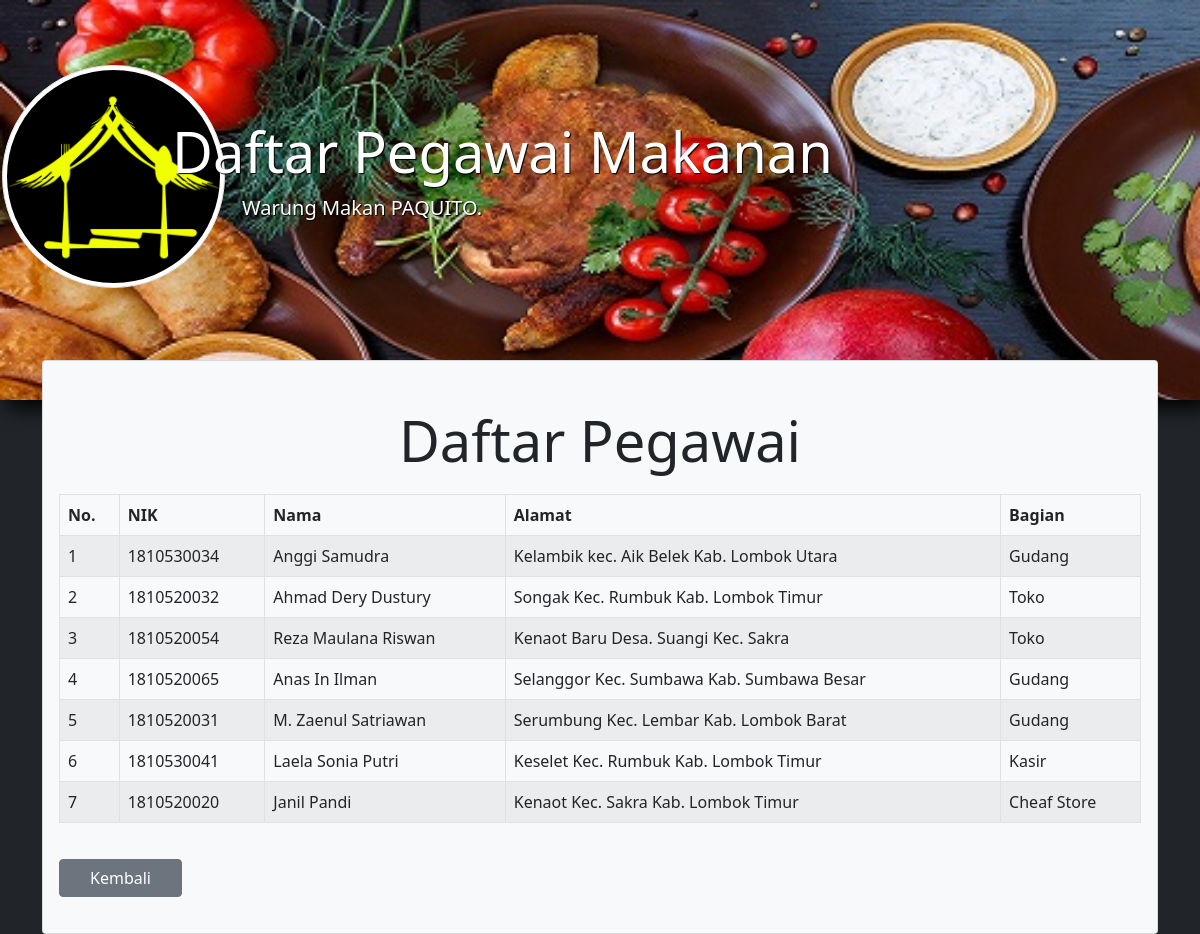
/pegawai.php (signed in), run on the app's committed database.
### tables this page shows
CREATE TABLE `pegawai` (
  `id` int(10) NOT NULL,
  `NIK` int(10) NOT NULL,
  `nama` varchar(100) NOT NULL,
  `alamat` varchar(100) NOT NULL,
  `bagian` varchar(100) NOT NULL
);

### assets/functions.php (called while the page is built, shortened)
<?php
$conn = mysqli_connect("localhost", "root", "", "kuliner");
function query($table){
	global $conn;
	$masukdbms = mysqli_query($conn, $table);
	$wadah = [];
	while ($dtamnu = mysqli_fetch_assoc($masukdbms)) {
		$wadah[]=$dtamnu;
	}
	return $wadah;
}
?>

### pegawai.php (the view, shortened to what this page needs)
<?php
require './assets/functions.php';
$pgw = query("SELECT * FROM pegawai");
?>
<!doctype html>
<html lang="en">
  <head>
    <link href="https://cdn.jsdelivr.net/npm/bootstrap@5.0.0-beta1/dist/css/bootstrap.min.css" rel="stylesheet">
    <link rel="stylesheet" type="text/css" href="./assets/style.css">
  </head>
  <body class="bg-dark">
    <div class="jumbotron jumbotron-fluid">
      <div class="container">
        <img src="./assets/img/logo1.png" width="20%" class="rounded-circle img-thumbnail">
        <h1 class="display-4 text-center">Daftar Pegawai Makanan</h1>
        <p class="lead" style="margin-left: 200px;">Warung Makan PAQUITO.</p>
      </div>
    </div>
     <section>
      <div class="container">
        <div class="card bg-light" style="margin-top: -40px">
          <div class="card-body">
            <h3 class="display-4 text-center" style="margin-top: 30px; margin-bottom: 20px;">Daftar Pegawai</h3>
            <div class="row">
              <div class="col-md-12">
                <table class="table table-hover table-striped table-bordered">
                <thead>
                  <tr>
                    <td><b>No.</b></td>
                    <td><b>NIK</b></td>
                    <td><b>Nama</b></td>
                    <td><b>Alamat</b></td>
                    <td><b>Bagian</b></td>
                  </tr>
                </thead>
                 <tbody>
                  <?php $i= 1; ?>
                <?php foreach ($pgw as $dtamnu) :?>
                    <tr>
                      <td><?php echo $i; ?></td>
                      <td><?php echo $dtamnu ["NIK"]; ?></td>
                      <td><?php echo $dtamnu ["nama"]; ?></td>
                      <td><?php echo $dtamnu ["alamat"]; ?></td>
                      <td><?php echo $dtamnu ["bagian"]; ?></td>
                    </tr>
                  <?php $i++; ?>
                <?php endforeach; ?>
                </tbody>
              </table>
              <a class="btn btn-secondary" style="margin-bottom: 20px; margin-top: 20px;padding-left:30px;padding-right:30px;" href="menu.php">Kembali</a>
              </div>
            </div>
          </div>
        </div>
      </div>
    </section>
  </body>
</html>

### assets/style.css (style rules this page uses)
.jumbotron { background-image: url(../assets/img/bg7.jpg); background-size: cover; background-attachment: fixed; height: 400px; background-position:center; filter: drop-shadow(8px 8px 10px black)!important; }
.jumbotron img { margin-top: 65px; margin-left: -40PX; }
.jumbotron h1, p { color: white; text-shadow: 1px 1px 1px rgba(0,0,0,7); }
.jumbotron h1 { margin-left: -195px; margin-top: -170px; }

### data on the page
pegawai: NIK "1810530034", nama "Anggi Samudra", alamat "Kelambik kec. Aik Belek Kab. Lombok Utara", bagian "Gudang"
pegawai: NIK "1810520032", nama "Ahmad Dery Dustury", alamat "Songak Kec. Rumbuk Kab. Lombok Timur", bagian "Toko"
pegawai: NIK "1810520054", nama "Reza Maulana Riswan", alamat "Kenaot Baru Desa. Suangi Kec. Sakra", bagian "Toko"
pegawai: NIK "1810520065", nama "Anas In Ilman", alamat "Selanggor Kec. Sumbawa Kab. Sumbawa Besar", bagian "Gudang"
pegawai: NIK "1810520031", nama "M. Zaenul Satriawan", alamat "Serumbung Kec. Lembar Kab. Lombok Barat", bagian "Gudang"
pegawai: NIK "1810530041", nama "Laela Sonia Putri", alamat "Keselet Kec. Rumbuk Kab. Lombok Timur", bagian "Kasir"
pegawai: NIK "1810520020", nama "Janil Pandi", alamat "Kenaot Kec. Sakra Kab. Lombok Timur", bagian "Cheaf Store"
